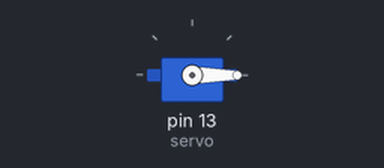
The sketch below on a simulated Arduino Uno, built with avr-gcc and run on an emulated ATmega328P. On the bench: servo.

Above: at 0.05 s.
Timing chart, 0 to 3.0 s (numbered marks = the images above):
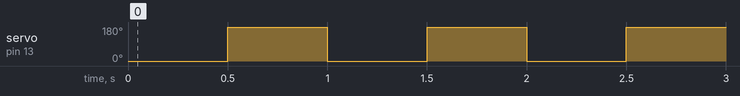

Measured:
- by itself, servo on pin 13 (servo): alternates 180° for 0.50 s and 0° for 0.50 s

The sketch:

Servo_moteur.ino
```cpp
#include <Servo.h>

Servo servo;


void setup() {
 servo.attach(13);
}

void loop() {

servo.write(0);
delay(500);
servo.write(180);
delay(500);

}
```
